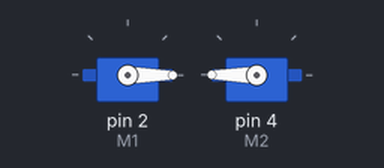
Recording of a sketch running on a simulated Arduino Uno, built with avr-gcc and run on an emulated ATmega328P. Shown: 2 × servo.

Above: at 0.1 s.
At 10.1 s:
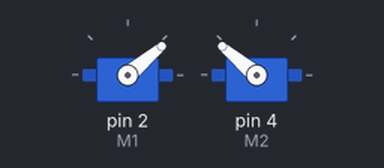
At 20.1 s:
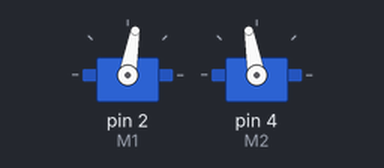
At 39.75 s:
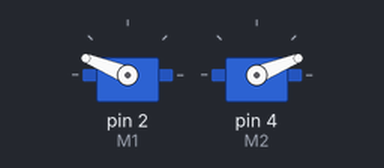
Timing chart, 0 to 40.0 s (numbered marks = the images above):
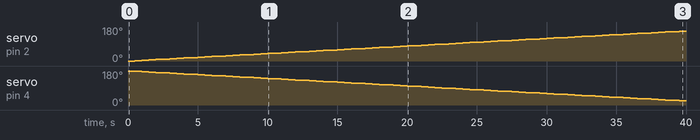

Measured:
- by itself, servo on pin 2 (M1): moves from 0° to 158° over 39.0 s
- by itself, servo on pin 4 (M2): moves from 180° to 22° over 39.0 s

The sketch:

task_21.ino
```cpp
#include <Servo.h>

Servo M1;
Servo M2;

void setup()
{
  M1.attach(2);
  M2.attach(4);
}

void loop()
{

int x=0;
int y=180;

  while (x<=180 || y>=0 ){
    M1.write(x);
    M2.write(y);
    delay(500);
    x=x+2;
    y=y-2;
  }
}
```
